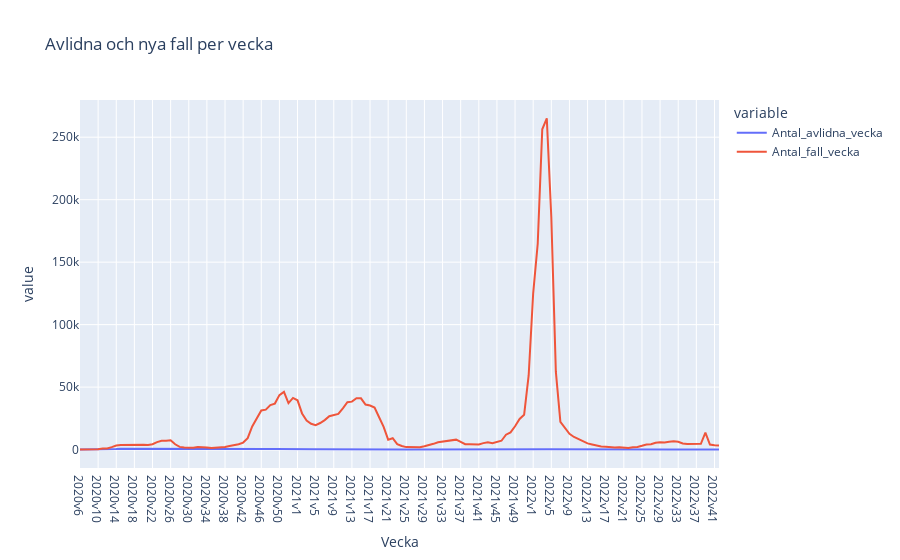

The notebook cell saved with this chart:
### Code cell
# e) Linjediagram för Avlidna och nya fall per vecka in samma fönster

fig = px.line(covid_veckodata, x='Vecka', y=['Antal_avlidna_vecka', 'Antal_fall_vecka'], title='Avlidna och nya fall per vecka')

# Vissa diagrammet 
fig

### Figure 1 — Plotly figure (JSON) as saved in the notebook; plotly's stock layout.template omitted (floating-point values rounded to 4 significant figures; data arrays with more than 128 entries replaced by an {"elided": "..."} marker saying what was removed)
{"data": [{"hovertemplate": "variable=Antal_avlidna_vecka<br>Vecka=%{x}<br>value=%{y}<extra></extra>", "legendgroup": "Antal_avlidna_vecka", "line": {"color": "#636efa", "dash": "solid"}, "marker": {"symbol": "circle"}, "mode": "lines", "name": "Antal_avlidna_vecka", "orientation": "v", "showlegend": true, "type": "scatter", "x": {"elided": "142 str values"}, "xaxis": "x", "y": {"elided": "142 int values"}, "yaxis": "y"}, {"hovertemplate": "variable=Antal_fall_vecka<br>Vecka=%{x}<br>value=%{y}<extra></extra>", "legendgroup": "Antal_fall_vecka", "line": {"color": "#EF553B", "dash": "solid"}, "marker": {"symbol": "circle"}, "mode": "lines", "name": "Antal_fall_vecka", "orientation": "v", "showlegend": true, "type": "scatter", "x": {"elided": "142 str values"}, "xaxis": "x", "y": {"elided": "142 int values"}, "yaxis": "y"}], "layout": {"legend": {"title": {"text": "variable"}, "tracegroupgap": 0}, "title": {"text": "Avlidna och nya fall per vecka"}, "xaxis": {"anchor": "y", "domain": [0, 1], "title": {"text": "Vecka"}}, "yaxis": {"anchor": "x", "domain": [0, 1], "title": {"text": "value"}}}}
